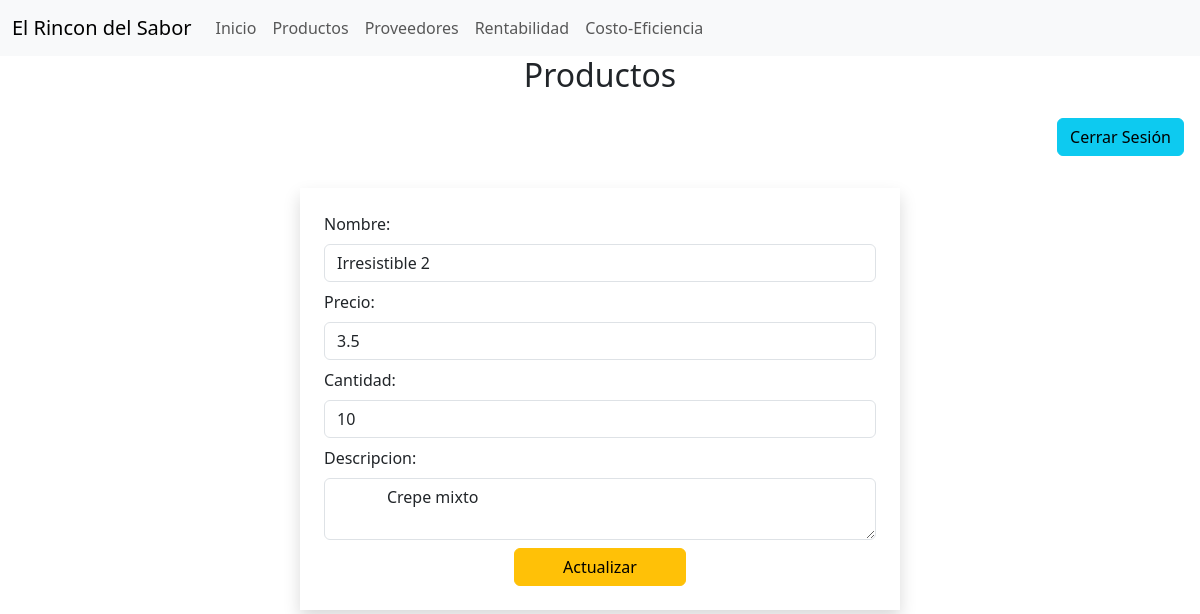
/productos/detalle/2, run on the app's committed database.
### heladeria/models.py (models this page shows)
class Producto(models.Model):
    nombre = models.CharField(max_length=30)
    precio = models.FloatField()
    cantidad = models.IntegerField()
    descripcion = models.CharField(max_length=200)

### heladeria/views.py (the view)
# urls.py: path('productos/detalle/<int:id>', views.detalle, name='detalle'),
def detalle(request, id):
    producto = Producto.objects.get(pk=id)
    return render(request, "productoEditar.html", {'producto' : producto})

### heladeria/templates/productoEditar.html (shortened to what this page needs)
{% extends 'plantilla.html' %}
{% block content %}
    <h2 class="text-center"> Productos </h2>
    <div class="text-end">
        <a href="{% url 'salir' %}" class="btn btn-info m-3">Cerrar Sesión</a>
    </div>
    <form class="w-50 shadow mx-auto p-4 m-3" method="post"
    action="{% url 'editar' %}">
        Nombre: <input type="text" name="nombre" class="form-control my-2" required
        value="{{ producto.nombre }}">
        Precio: <input type="float" name="precio" class="form-control my-2" required
        value="{{ producto.precio }}">
        Cantidad: <input type="number" name="cantidad" class="form-control my-2" required
        value="{{ producto.cantidad }}">
        Descripcion:
        <textarea class="form-control my-2" name="descripcion">
            {{ producto.descripcion }}
        </textarea>
        <div class="text-center">
            <input type="submit" value="Actualizar" class="btn btn-warning px-5">
        </div>
    </form>
{% endblock %}

### data on the page
Producto: nombre "Irresistible 2", precio "3.5", cantidad "10", descripcion "Crepe mixto"
